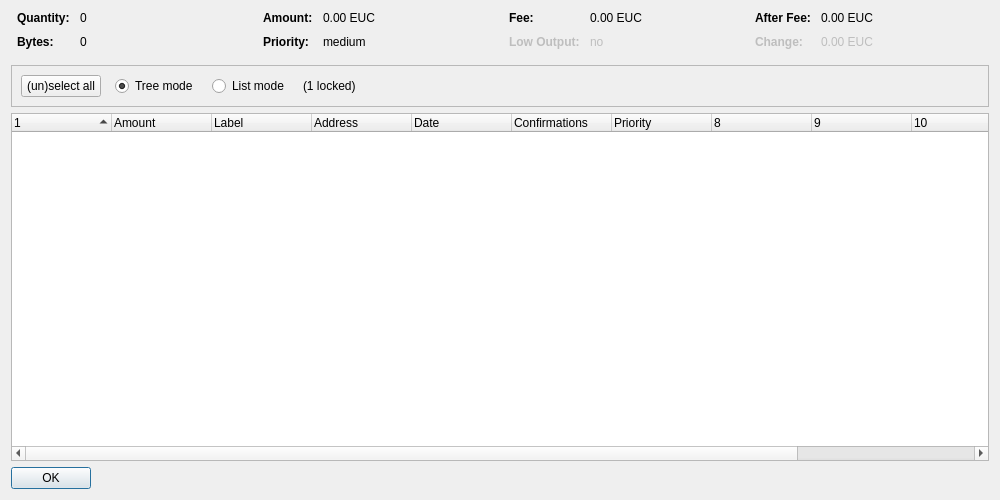
<?xml version="1.0" encoding="UTF-8"?>
<ui version="4.0">
 <class>CoinControlDialog</class>
 <widget class="QDialog" name="CoinControlDialog">
  <property name="geometry">
   <rect>
    <x>0</x>
    <y>0</y>
    <width>1000</width>
    <height>500</height>
   </rect>
  </property>
  <property name="windowTitle">
   <string>Coin Control Address Selection</string>
  </property>
  <layout class="QVBoxLayout" name="verticalLayout">
   <item>
    <layout class="QHBoxLayout" name="horizontalLayoutTop" stretch="0,0,0,0">
     <property name="topMargin">
      <number>0</number>
     </property>
     <property name="bottomMargin">
      <number>10</number>
     </property>
     <item>
      <layout class="QFormLayout" name="formLayoutCoinControl1">
       <property name="horizontalSpacing">
        <number>10</number>
       </property>
       <property name="verticalSpacing">
        <number>10</number>
       </property>
       <property name="leftMargin">
        <number>6</number>
       </property>
       <property name="rightMargin">
        <number>6</number>
       </property>
       <item row="0" column="0">
        <widget class="QLabel" name="labelCoinControlQuantityText">
         <property name="font">
          <font>
           <weight>75</weight>
           <bold>true</bold>
          </font>
         </property>
         <property name="text">
          <string>Quantity:</string>
         </property>
        </widget>
       </item>
       <item row="0" column="1">
        <widget class="QLabel" name="labelCoinControlQuantity">
         <property name="cursor">
          <cursorShape>IBeamCursor</cursorShape>
         </property>
         <property name="contextMenuPolicy">
          <enum>Qt::ActionsContextMenu</enum>
         </property>
         <property name="text">
          <string notr="true">0</string>
         </property>
         <property name="textInteractionFlags">
          <set>Qt::LinksAccessibleByMouse|Qt::TextSelectableByKeyboard|Qt::TextSelectableByMouse</set>
         </property>
        </widget>
       </item>
       <item row="1" column="0">
        <widget class="QLabel" name="labelCoinControlBytesText">
         <property name="font">
          <font>
           <weight>75</weight>
           <bold>true</bold>
          </font>
         </property>
         <property name="text">
          <string>Bytes:</string>
         </property>
        </widget>
       </item>
       <item row="1" column="1">
        <widget class="QLabel" name="labelCoinControlBytes">
         <property name="cursor">
          <cursorShape>IBeamCursor</cursorShape>
         </property>
         <property name="contextMenuPolicy">
          <enum>Qt::ActionsContextMenu</enum>
         </property>
         <property name="text">
          <string notr="true">0</string>
         </property>
         <property name="textInteractionFlags">
          <set>Qt::LinksAccessibleByMouse|Qt::TextSelectableByKeyboard|Qt::TextSelectableByMouse</set>
         </property>
        </widget>
       </item>
      </layout>
     </item>
     <item>
      <layout class="QFormLayout" name="formLayoutCoinControl2">
       <property name="horizontalSpacing">
        <number>10</number>
       </property>
       <property name="verticalSpacing">
        <number>10</number>
       </property>
       <property name="leftMargin">
        <number>6</number>
       </property>
       <property name="rightMargin">
        <number>6</number>
       </property>
       <item row="0" column="0">
        <widget class="QLabel" name="labelCoinControlAmountText">
         <property name="font">
          <font>
           <weight>75</weight>
           <bold>true</bold>
          </font>
         </property>
         <property name="text">
          <string>Amount:</string>
         </property>
        </widget>
       </item>
       <item row="0" column="1">
        <widget class="QLabel" name="labelCoinControlAmount">
         <property name="cursor">
          <cursorShape>IBeamCursor</cursorShape>
         </property>
         <property name="contextMenuPolicy">
          <enum>Qt::ActionsContextMenu</enum>
         </property>
         <property name="text">
          <string notr="true">0.00 EUC</string>
         </property>
         <property name="textInteractionFlags">
          <set>Qt::LinksAccessibleByMouse|Qt::TextSelectableByKeyboard|Qt::TextSelectableByMouse</set>
         </property>
        </widget>
       </item>
       <item row="1" column="0">
        <widget class="QLabel" name="labelCoinControlPriorityText">
         <property name="font">
          <font>
           <weight>75</weight>
           <bold>true</bold>
          </font>
         </property>
         <property name="text">
          <string>Priority:</string>
         </property>
        </widget>
       </item>
       <item row="1" column="1">
        <widget class="QLabel" name="labelCoinControlPriority">
         <property name="cursor">
          <cursorShape>IBeamCursor</cursorShape>
         </property>
         <property name="contextMenuPolicy">
          <enum>Qt::ActionsContextMenu</enum>
         </property>
         <property name="text">
          <string notr="true">medium</string>
         </property>
         <property name="textInteractionFlags">
          <set>Qt::LinksAccessibleByMouse|Qt::TextSelectableByKeyboard|Qt::TextSelectableByMouse</set>
         </property>
        </widget>
       </item>
      </layout>
     </item>
     <item>
      <layout class="QFormLayout" name="formLayoutCoinControl3">
       <property name="horizontalSpacing">
        <number>10</number>
       </property>
       <property name="verticalSpacing">
        <number>10</number>
       </property>
       <property name="leftMargin">
        <number>6</number>
       </property>
       <property name="rightMargin">
        <number>6</number>
       </property>
       <item row="0" column="0">
        <widget class="QLabel" name="labelCoinControlFeeText">
         <property name="font">
          <font>
           <weight>75</weight>
           <bold>true</bold>
          </font>
         </property>
         <property name="text">
          <string>Fee:</string>
         </property>
        </widget>
       </item>
       <item row="0" column="1">
        <widget class="QLabel" name="labelCoinControlFee">
         <property name="cursor">
          <cursorShape>IBeamCursor</cursorShape>
         </property>
         <property name="contextMenuPolicy">
          <enum>Qt::ActionsContextMenu</enum>
         </property>
         <property name="text">
          <string notr="true">0.00 EUC</string>
         </property>
         <property name="textInteractionFlags">
          <set>Qt::LinksAccessibleByMouse|Qt::TextSelectableByKeyboard|Qt::TextSelectableByMouse</set>
         </property>
        </widget>
       </item>
       <item row="1" column="0">
        <widget class="QLabel" name="labelCoinControlLowOutputText">
         <property name="enabled">
          <bool>false</bool>
         </property>
         <property name="font">
          <font>
           <weight>75</weight>
           <bold>true</bold>
          </font>
         </property>
         <property name="text">
          <string>Low Output:</string>
         </property>
        </widget>
       </item>
       <item row="1" column="1">
        <widget class="QLabel" name="labelCoinControlLowOutput">
         <property name="enabled">
          <bool>false</bool>
         </property>
         <property name="cursor">
          <cursorShape>IBeamCursor</cursorShape>
         </property>
         <property name="contextMenuPolicy">
          <enum>Qt::ActionsContextMenu</enum>
         </property>
         <property name="text">
          <string notr="true">no</string>
         </property>
         <property name="textInteractionFlags">
          <set>Qt::LinksAccessibleByMouse|Qt::TextSelectableByKeyboard|Qt::TextSelectableByMouse</set>
         </property>
        </widget>
       </item>
      </layout>
     </item>
     <item>
      <layout class="QFormLayout" name="formLayoutCoinControl4">
       <property name="horizontalSpacing">
        <number>10</number>
       </property>
       <property name="verticalSpacing">
        <number>10</number>
       </property>
       <property name="leftMargin">
        <number>6</number>
       </property>
       <property name="rightMargin">
        <number>6</number>
       </property>
       <item row="0" column="0">
        <widget class="QLabel" name="labelCoinControlAfterFeeText">
         <property name="font">
          <font>
           <weight>75</weight>
           <bold>true</bold>
          </font>
         </property>
         <property name="text">
          <string>After Fee:</string>
         </property>
        </widget>
       </item>
       <item row="0" column="1">
        <widget class="QLabel" name="labelCoinControlAfterFee">
         <property name="cursor">
          <cursorShape>IBeamCursor</cursorShape>
         </property>
         <property name="contextMenuPolicy">
          <enum>Qt::ActionsContextMenu</enum>
         </property>
         <property name="text">
          <string notr="true">0.00 EUC</string>
         </property>
         <property name="textInteractionFlags">
          <set>Qt::LinksAccessibleByMouse|Qt::TextSelectableByKeyboard|Qt::TextSelectableByMouse</set>
         </property>
        </widget>
       </item>
       <item row="1" column="0">
        <widget class="QLabel" name="labelCoinControlChangeText">
         <property name="enabled">
          <bool>false</bool>
         </property>
         <property name="font">
          <font>
           <weight>75</weight>
           <bold>true</bold>
          </font>
         </property>
         <property name="text">
          <string>Change:</string>
         </property>
        </widget>
       </item>
       <item row="1" column="1">
        <widget class="QLabel" name="labelCoinControlChange">
         <property name="enabled">
          <bool>false</bool>
         </property>
         <property name="cursor">
          <cursorShape>IBeamCursor</cursorShape>
         </property>
         <property name="contextMenuPolicy">
          <enum>Qt::ActionsContextMenu</enum>
         </property>
         <property name="text">
          <string notr="true">0.00 EUC</string>
         </property>
         <property name="textInteractionFlags">
          <set>Qt::LinksAccessibleByMouse|Qt::TextSelectableByKeyboard|Qt::TextSelectableByMouse</set>
         </property>
        </widget>
       </item>
      </layout>
     </item>
    </layout>
   </item>
   <item>
    <widget class="QFrame" name="frame">
     <property name="minimumSize">
      <size>
       <width>0</width>
       <height>40</height>
      </size>
     </property>
     <property name="frameShape">
      <enum>QFrame::StyledPanel</enum>
     </property>
     <property name="frameShadow">
      <enum>QFrame::Sunken</enum>
     </property>
     <layout class="QHBoxLayout" name="horizontalLayout">
      <item>
       <layout class="QHBoxLayout" name="horizontalLayoutPanel" stretch="0,0,0,0,0">
        <property name="spacing">
         <number>14</number>
        </property>
        <item>
         <widget class="QPushButton" name="pushButtonSelectAll">
          <property name="sizePolicy">
           <sizepolicy hsizetype="Maximum" vsizetype="Fixed">
            <horstretch>0</horstretch>
            <verstretch>0</verstretch>
           </sizepolicy>
          </property>
          <property name="text">
           <string>(un)select all</string>
          </property>
         </widget>
        </item>
        <item>
         <widget class="QRadioButton" name="radioTreeMode">
          <property name="sizePolicy">
           <sizepolicy hsizetype="Maximum" vsizetype="Fixed">
            <horstretch>0</horstretch>
            <verstretch>0</verstretch>
           </sizepolicy>
          </property>
          <property name="text">
           <string>Tree mode</string>
          </property>
          <property name="checked">
           <bool>true</bool>
          </property>
         </widget>
        </item>
        <item>
         <widget class="QRadioButton" name="radioListMode">
          <property name="sizePolicy">
           <sizepolicy hsizetype="Maximum" vsizetype="Fixed">
            <horstretch>0</horstretch>
            <verstretch>0</verstretch>
           </sizepolicy>
          </property>
          <property name="text">
           <string>List mode</string>
          </property>
         </widget>
        </item>
        <item>
         <widget class="QLabel" name="labelLocked">
          <property name="text">
           <string notr="true">(1 locked)</string>
          </property>
         </widget>
        </item>
        <item>
         <spacer name="horizontalSpacer">
          <property name="orientation">
           <enum>Qt::Horizontal</enum>
          </property>
          <property name="sizeHint" stdset="0">
           <size>
            <width>40</width>
            <height>20</height>
           </size>
          </property>
         </spacer>
        </item>
       </layout>
      </item>
     </layout>
    </widget>
   </item>
   <item>
    <widget class="CoinControlTreeWidget" name="treeWidget">
     <property name="contextMenuPolicy">
      <enum>Qt::CustomContextMenu</enum>
     </property>
     <property name="sortingEnabled">
      <bool>false</bool>
     </property>
     <property name="columnCount">
      <number>12</number>
     </property>
     <attribute name="headerShowSortIndicator" stdset="0">
      <bool>true</bool>
     </attribute>
     <attribute name="headerStretchLastSection">
      <bool>false</bool>
     </attribute>
     <column>
      <property name="text">
       <string/>
      </property>
     </column>
     <column>
      <property name="text">
       <string>Amount</string>
      </property>
     </column>
     <column>
      <property name="text">
       <string notr="true">Label</string>
      </property>
     </column>
     <column>
      <property name="text">
       <string>Address</string>
      </property>
     </column>
     <column>
      <property name="text">
       <string>Date</string>
      </property>
     </column>
     <column>
      <property name="text">
       <string>Confirmations</string>
      </property>
      <property name="toolTip">
       <string>Confirmed</string>
      </property>
     </column>
     <column>
      <property name="text">
       <string>Priority</string>
      </property>
     </column>
     <column>
      <property name="text">
       <string/>
      </property>
     </column>
     <column>
      <property name="text">
       <string/>
      </property>
     </column>
     <column>
      <property name="text">
       <string/>
      </property>
     </column>
     <column>
      <property name="text">
       <string/>
      </property>
     </column>
     <column>
      <property name="text">
       <string/>
      </property>
     </column>
    </widget>
   </item>
   <item>
    <widget class="QDialogButtonBox" name="buttonBox">
     <property name="sizePolicy">
      <sizepolicy hsizetype="Maximum" vsizetype="Fixed">
       <horstretch>0</horstretch>
       <verstretch>0</verstretch>
      </sizepolicy>
     </property>
     <property name="orientation">
      <enum>Qt::Horizontal</enum>
     </property>
     <property name="standardButtons">
      <set>QDialogButtonBox::Ok</set>
     </property>
    </widget>
   </item>
  </layout>
 </widget>
 <customwidgets>
  <customwidget>
   <class>CoinControlTreeWidget</class>
   <extends>QTreeWidget</extends>
   <header>coincontroltreewidget.h</header>
  </customwidget>
 </customwidgets>
 <resources/>
 <connections/>
</ui>
